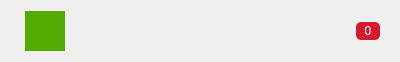
<?xml version="1.0" encoding="UTF-8"?>
<ui version="4.0">
 <class>TipViewItem</class>
 <widget class="QWidget" name="TipViewItem">
  <property name="geometry">
   <rect>
    <x>0</x>
    <y>0</y>
    <width>400</width>
    <height>62</height>
   </rect>
  </property>
  <property name="minimumSize">
   <size>
    <width>0</width>
    <height>60</height>
   </size>
  </property>
  <property name="maximumSize">
   <size>
    <width>16777215</width>
    <height>62</height>
   </size>
  </property>
  <property name="windowTitle">
   <string>TipViewItem</string>
  </property>
  <layout class="QHBoxLayout" name="horizontalLayout">
   <property name="spacing">
    <number>10</number>
   </property>
   <property name="leftMargin">
    <number>25</number>
   </property>
   <property name="rightMargin">
    <number>20</number>
   </property>
   <item>
    <widget class="QLabel" name="lab_photo">
     <property name="minimumSize">
      <size>
       <width>40</width>
       <height>40</height>
      </size>
     </property>
     <property name="maximumSize">
      <size>
       <width>40</width>
       <height>40</height>
      </size>
     </property>
     <property name="styleSheet">
      <string notr="true">background-color: rgb(85, 170, 0);</string>
     </property>
     <property name="text">
      <string/>
     </property>
    </widget>
   </item>
   <item>
    <widget class="QLabel" name="lab_name">
     <property name="font">
      <font>
       <family>微软雅黑</family>
       <pointsize>-1</pointsize>
       <weight>75</weight>
       <italic>false</italic>
       <bold>true</bold>
      </font>
     </property>
     <property name="styleSheet">
      <string notr="true">color: #353535;
font: 15px;
font-weight:bold;</string>
     </property>
     <property name="text">
      <string/>
     </property>
    </widget>
   </item>
   <item>
    <widget class="QLabel" name="lab_count">
     <property name="minimumSize">
      <size>
       <width>24</width>
       <height>18</height>
      </size>
     </property>
     <property name="maximumSize">
      <size>
       <width>24</width>
       <height>18</height>
      </size>
     </property>
     <property name="styleSheet">
      <string notr="true">background-color: rgb(212, 27, 46);
color: rgb(255, 255, 255);
font: 12px;
border-radius:5px;</string>
     </property>
     <property name="text">
      <string>0</string>
     </property>
     <property name="alignment">
      <set>Qt::AlignCenter</set>
     </property>
    </widget>
   </item>
  </layout>
 </widget>
 <layoutdefault spacing="6" margin="11"/>
 <resources/>
 <connections/>
</ui>
